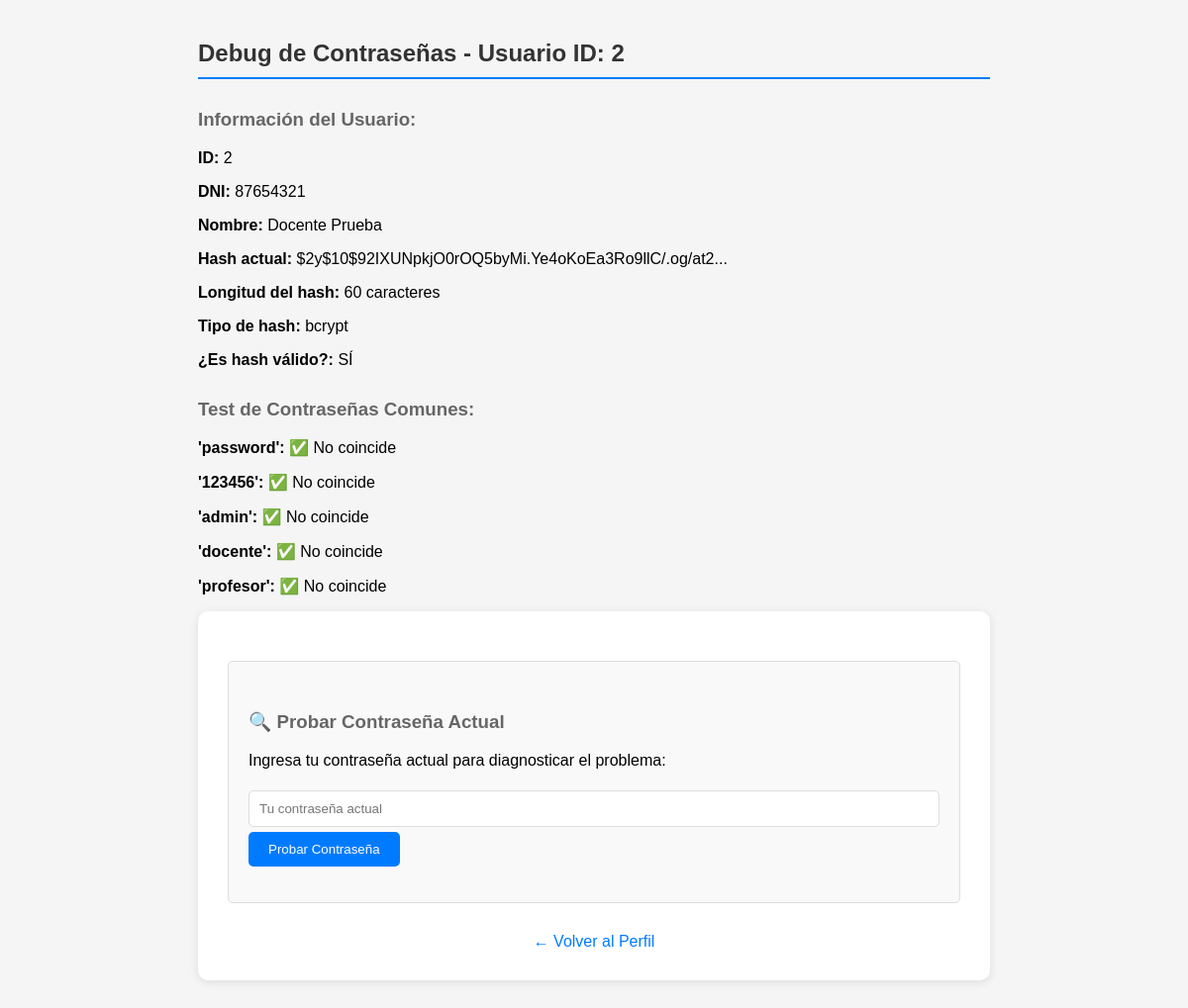
Page /teacher/password_debug.php (signed in) on the committed database.
### tables this page shows
CREATE TABLE `usuarios` (
  `id` int(11) NOT NULL AUTO_INCREMENT,
  `dni` varchar(8) NOT NULL,
  `nombres` varchar(100) NOT NULL,
  `apellidos` varchar(100) NOT NULL,
  `email` varchar(100) DEFAULT NULL,
  `password` varchar(255) NOT NULL,
  `tipo_usuario` enum('super_admin','docente','estudiante') NOT NULL,
  `estado` enum('activo','inactivo') DEFAULT 'activo',
  `fecha_creacion` timestamp NOT NULL DEFAULT current_timestamp(),
  PRIMARY KEY (`id`),
  UNIQUE KEY `dni` (`dni`)
);

### teacher/password_debug.php (the view, shortened to what this page needs)
<?php
$teacher_id = $_SESSION['user_id'];
$database = new Database();
$conn = $database->getConnection();
echo "<h2>Debug de Contraseñas - Usuario ID: $teacher_id</h2>";
$stmt = $conn->prepare("SELECT id, dni, nombres, apellidos, password FROM usuarios WHERE id = ?");
$stmt->execute([$teacher_id]);
$user = $stmt->fetch(PDO::FETCH_ASSOC);
if ($user) {
    echo "<h3>Información del Usuario:</h3>";
    echo "<p><strong>ID:</strong> " . $user['id'] . "</p>";
    echo "<p><strong>DNI:</strong> " . $user['dni'] . "</p>";
    echo "<p><strong>Nombre:</strong> " . $user['nombres'] . " " . $user['apellidos'] . "</p>";
    echo "<p><strong>Hash actual:</strong> " . substr($user['password'], 0, 50) . "...</p>";
    echo "<p><strong>Longitud del hash:</strong> " . strlen($user['password']) . " caracteres</p>";
    $hash_info = password_get_info($user['password']);
    echo "<p><strong>Tipo de hash:</strong> " . $hash_info['algoName'] . "</p>";
    echo "<p><strong>¿Es hash válido?:</strong> " . ($hash_info['algoName'] !== 'unknown' ? 'SÍ' : 'NO') . "</p>";
} else {
    echo "<p>❌ No se encontró el usuario</p>";
    exit();
}
$common_passwords = ['password', '123456', 'admin', 'docente', 'profesor'];
echo "<h3>Test de Contraseñas Comunes:</h3>";
foreach ($common_passwords as $pwd) {
    $is_direct_match = ($user['password'] === $pwd);
    echo "<p><strong>'$pwd':</strong> " . ($is_direct_match ? '⚠️ COINCIDE DIRECTA (sin hash)' : '✅ No coincide') . "</p>";
}
?>
<!DOCTYPE html>
<html>
<head>
</head>
<body>
    <div class="container">
        <div class="form">
            <h3>🔍 Probar Contraseña Actual</h3>
            <p>Ingresa tu contraseña actual para diagnosticar el problema:</p>
            <form method="POST">
                <input type="password" name="test_password" class="input" placeholder="Tu contraseña actual" required>
                <button type="submit" class="btn">Probar Contraseña</button>
            </form>
        </div>
        <div style="margin-top: 30px; text-align: center;">
            <a href="profile.php" style="color: #007bff; text-decoration: none;">← Volver al Perfil</a>
        </div>
    </div>
</body>
</html>

### teacher/password_debug.php (style rules this page uses)
body { font-family: Arial; max-width: 800px; margin: 20px auto; padding: 20px; background: #f5f5f5; }
.container { background: white; padding: 30px; border-radius: 10px; box-shadow: 0 2px 10px rgba(0,0,0,0.1); }
.form { background: #f9f9f9; padding: 20px; margin: 20px 0; border-radius: 5px; border: 1px solid #ddd; }
.input { width: 100%; padding: 10px; margin: 5px 0; border: 1px solid #ddd; border-radius: 5px; box-sizing: border-box; }
.btn { background: #007bff; color: white; padding: 10px 20px; border: none; cursor: pointer; border-radius: 5px; }
h2 { color: #333; border-bottom: 2px solid #007bff; padding-bottom: 10px; }
h3 { color: #666; margin-top: 30px; }

### rows in the picture
usuarios: id "2", dni "87654321", nombres "Docente", apellidos "Prueba", password "$2y$10$92IXUNpkjO0rOQ5byMi.Ye4oKoEa3Ro9llC/.og/at2", password "60", password "bcrypt"

### other values in the picture
$teacher_id "2"
$pwd "password"
$pwd "123456"
$pwd "admin"
$pwd "docente"
$pwd "profesor"
